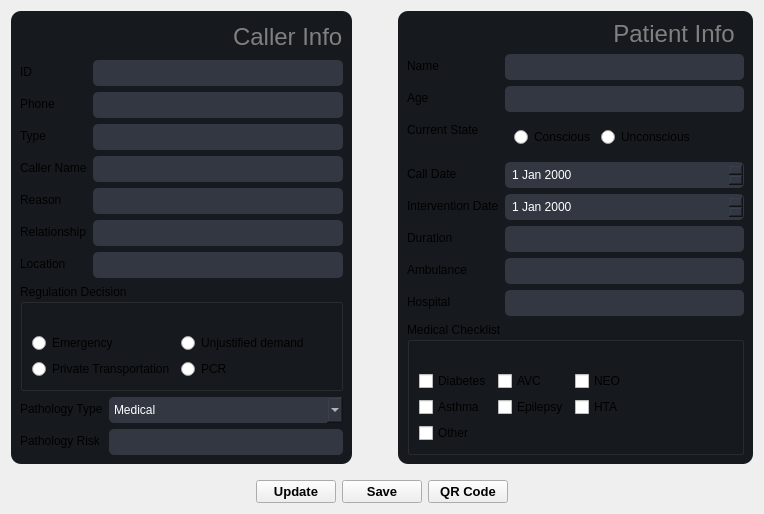
                     <widget class="QWidget" name="emergencyFormPage">
                      <property name="styleSheet">
                       <string notr="true">/* Button */
/* 
         QPushButton {
          color: #fff;
          background-color: rgb(31, 35, 42);
          border-radius: 10px;
          padding: 5px 10px;
          text-align: center;
          border: none;
          }
          QPushButton {
          color: #fff;
          background-color: rgb(31, 35, 42);
          border-radius: 10px;
          padding: 5px 10px;
          text-align: center;
          border: none;
          }
          QPlainTextEdit {
          background-color: rgb(50, 55, 66);
          border: none;
          border-radius: 5px;
          color: #fff;
          padding: 5px;
          }


          QPushButton:hover {
          background-color: rgb(50, 55, 66);
          }
*/
          /* Line Edit */
          QLineEdit {
          background-color: rgb(50, 55, 66);
          border: none;
          border-radius: 5px;
          color: #fff;
          padding: 5px;
          }

          /* Spin Box */
          QSpinBox {
          background-color: rgb(50, 55, 66);
          border: none;
          border-radius: 5px;
          color: #fff;
          padding: 5px;
          }

          /* Combo Box */
          QComboBox {
          background-color: rgb(50, 55, 66);
          border: none;
          border-radius: 5px;
          color: #fff;
          padding: 5px;
          min-width: 6em;
          }

          QComboBox:editable {
          background-color: rgb(50, 55, 66);
          }
          /* Date Edit */
          QDateEdit {
          background-color: rgb(50, 55, 66);
          border: none;
          border-radius: 5px;
          color: #fff;
          padding: 5px;
          }

          QDateEdit::drop-down {
          background-color: rgb(31, 35, 42);
          border: none;
          subcontrol-origin: padding;
          subcontrol-position: top right;
          width: 20px;
          }

          QDateEdit::down-arrow {
          image: url(&quot;path/to/arrow/down.png&quot;);
          width: 20px;
          height: 20px;
          }


QWidget#emergencyPatientInfoWidget, QWidget#emergencyCallerInfoWidget  {
		 background-color: #16191d ;
        border-radius: 10px ;
}</string>
                      </property>
                      <layout class="QVBoxLayout" name="verticalLayout_26">
                       <item>
                        <layout class="QHBoxLayout" name="emergencyFormHorizontalLayout">
                         <item>
                          <layout class="QVBoxLayout" name="emergencyCallerInfoVerticalLayout">
                           <item>
                            <widget class="QWidget" name="emergencyCallerInfoWidget" native="true">
                             <property name="styleSheet">
                              <string notr="true"/>
                             </property>
                             <layout class="QVBoxLayout" name="verticalLayout_29">
                              <item>
                               <widget class="QLabel" name="emergencyCallerInfoLabel">
                                <property name="styleSheet">
                                 <string notr="true">#emergencyCallerInfoLabel {
  font-size: 24px;
  color: gray;
}</string>
                                </property>
                                <property name="text">
                                 <string>                                Caller Info</string>
                                </property>
                               </widget>
                              </item>
                              <item>
                               <layout class="QFormLayout" name="emergencyCallerBasicInfoForm">
                                <item row="0" column="0">
                                 <widget class="QLabel" name="emergencyIDLabel">
                                  <property name="text">
                                   <string>ID</string>
                                  </property>
                                 </widget>
                                </item>
                                <item row="0" column="1">
                                 <widget class="QLineEdit" name="emergencyIDLineEdit"/>
                                </item>
                                <item row="1" column="0">
                                 <widget class="QLabel" name="emergencyPhoneLabel">
                                  <property name="text">
                                   <string>Phone</string>
                                  </property>
                                 </widget>
                                </item>
                                <item row="1" column="1">
                                 <widget class="QLineEdit" name="emergencyPhoneLineEdit"/>
                                </item>
                                <item row="2" column="0">
                                 <widget class="QLabel" name="emergencyTypeLabel">
                                  <property name="text">
                                   <string>Type</string>
                                  </property>
                                 </widget>
                                </item>
                                <item row="2" column="1">
                                 <widget class="QLineEdit" name="emergencyTypeLineEdit"/>
                                </item>
                                <item row="3" column="0">
                                 <widget class="QLabel" name="emergencyCallerNameLabel">
                                  <property name="text">
                                   <string>Caller Name</string>
                                  </property>
                                 </widget>
                                </item>
                                <item row="4" column="0">
                                 <widget class="QLabel" name="emergencyReasonLabel">
                                  <property name="text">
                                   <string>Reason</string>
                                  </property>
                                 </widget>
                                </item>
                                <item row="4" column="1">
                                 <widget class="QLineEdit" name="emergencyReasonLineEdit"/>
                                </item>
                                <item row="5" column="0">
                                 <widget class="QLabel" name="emergencyRelationshipLabel">
                                  <property name="text">
                                   <string>Relationship</string>
                                  </property>
                                 </widget>
                                </item>
                                <item row="5" column="1">
                                 <widget class="QLineEdit" name="emergencyRelationshipLineEdit"/>
                                </item>
                                <item row="6" column="0">
                                 <widget class="QLabel" name="emergencyLocationLabel">
                                  <property name="text">
                                   <string>Location</string>
                                  </property>
                                 </widget>
                                </item>
                                <item row="6" column="1">
                                 <widget class="QLineEdit" name="emergencyLocationLineEdit"/>
                                </item>
                                <item row="3" column="1">
                                 <widget class="QLineEdit" name="emergencyCallerNameLineEdit"/>
                                </item>
                               </layout>
                              </item>
                              <item>
                               <widget class="QGroupBox" name="emergencyRegulationgroupBox">
                                <property name="title">
                                 <string>Regulation Decision</string>
                                </property>
                                <layout class="QGridLayout" name="gridLayout">
                                 <item row="3" column="1">
                                  <widget class="QRadioButton" name="emergencyRegulationRadioUnjustifiedDemand">
                                   <property name="text">
                                    <string>Unjustified demand</string>
                                   </property>
                                   <attribute name="buttonGroup">
                                    <string notr="true">emergencyRegulationRadioButtonGroup</string>
                                   </attribute>
                                  </widget>
                                 </item>
                                 <item row="3" column="0">
                                  <widget class="QRadioButton" name="emergencyRegulationRadioEmergency">
                                   <property name="text">
                                    <string>Emergency</string>
                                   </property>
                                   <attribute name="buttonGroup">
                                    <string notr="true">emergencyRegulationRadioButtonGroup</string>
                                   </attribute>
                                  </widget>
                                 </item>
                                 <item row="4" column="0">
                                  <widget class="QRadioButton" name="emergencyRegulationRadioPrivateTransporation">
                                   <property name="text">
                                    <string>Private Transportation</string>
                                   </property>
                                   <attribute name="buttonGroup">
                                    <string notr="true">emergencyRegulationRadioButtonGroup</string>
                                   </attribute>
                                  </widget>
                                 </item>
                                 <item row="4" column="1">
                                  <widget class="QRadioButton" name="emergencyRegulationRadioPCR">
                                   <property name="text">
                                    <string>PCR</string>
                                   </property>
                                   <attribute name="buttonGroup">
                                    <string notr="true">emergencyRegulationRadioButtonGroup</string>
                                   </attribute>
                                  </widget>
                                 </item>
                                 <item row="0" column="1">
                                  <spacer name="horizontalSpacer_9">
                                   <property name="orientation">
                                    <enum>Qt::Horizontal</enum>
                                   </property>
                                   <property name="sizeHint" stdset="0">
                                    <size>
                                     <width>40</width>
                                     <height>20</height>
                                    </size>
                                   </property>
                                  </spacer>
                                 </item>
                                </layout>
                               </widget>
                              </item>
                              <item>
                               <layout class="QFormLayout" name="formLayout_6">
                                <item row="1" column="0">
                                 <widget class="QLabel" name="emergencyPathologyRiskLabel">
                                  <property name="text">
                                   <string>Pathology Risk</string>
                                  </property>
                                 </widget>
                                </item>
                                <item row="1" column="1">
                                 <widget class="QLineEdit" name="emergencyPathologyRiskLineEdit"/>
                                </item>
                                <item row="0" column="0">
                                 <widget class="QLabel" name="emergencyPathologyTypeLabel">
                                  <property name="text">
                                   <string>Pathology Type</string>
                                  </property>
                                 </widget>
                                </item>
                                <item row="0" column="1">
                                 <widget class="QComboBox" name="emergencyPathologyTypeComboBox">
                                  <item>
                                   <property name="text">
                                    <string>Medical</string>
                                   </property>
                                  </item>
                                  <item>
                                   <property name="text">
                                    <string>Surgery</string>
                                   </property>
                                  </item>
                                 </widget>
                                </item>
                               </layout>
                              </item>
                             </layout>
                            </widget>
                           </item>
                          </layout>
                         </item>
                         <item>
                          <spacer name="horizontalSpacer_6">
                           <property name="orientation">
                            <enum>Qt::Horizontal</enum>
                           </property>
                           <property name="sizeType">
                            <enum>QSizePolicy::Fixed</enum>
                           </property>
                           <property name="sizeHint" stdset="0">
                            <size>
                             <width>40</width>
                             <height>20</height>
                            </size>
                           </property>
                          </spacer>
                         </item>
                         <item>
                          <layout class="QVBoxLayout" name="emergencyPatientInfoVerticalLayout">
                           <item>
                            <widget class="QWidget" name="emergencyPatientInfoWidget" native="true">
                             <layout class="QVBoxLayout" name="verticalLayout_31">
                              <item>
                               <widget class="QLabel" name="emergencyPatientInfoLabel">
                                <property name="styleSheet">
                                 <string notr="true">#emergencyPatientInfoLabel {
  font-size: 24px;
  color: gray;
}</string>
                                </property>
                                <property name="text">
                                 <string>                               Patient Info</string>
                                </property>
                               </widget>
                              </item>
                              <item>
                               <layout class="QFormLayout" name="emergencyPatientInfoFormLayout">
                                <item row="0" column="0">
                                 <widget class="QLabel" name="emergencyPatientNameLabel">
                                  <property name="text">
                                   <string>Name</string>
                                  </property>
                                 </widget>
                                </item>
                                <item row="0" column="1">
                                 <widget class="QLineEdit" name="emergencyPatientNameLineEdit"/>
                                </item>
                                <item row="1" column="0">
                                 <widget class="QLabel" name="emergencyPatientAgeLabel">
                                  <property name="text">
                                   <string>Age</string>
                                  </property>
                                 </widget>
                                </item>
                                <item row="1" column="1">
                                 <widget class="QLineEdit" name="emergencyPatientAgeLineEdit"/>
                                </item>
                                <item row="2" column="0">
                                 <widget class="QLabel" name="emergencyPatientCurrentState">
                                  <property name="text">
                                   <string>Current State</string>
                                  </property>
                                 </widget>
                                </item>
                                <item row="2" column="1">
                                 <layout class="QHBoxLayout" name="emergencyPatientRadioCurrentStateLayout">
                                  <item>
                                   <widget class="QWidget" name="emergencyPatientStateWidget" native="true">
                                    <layout class="QHBoxLayout" name="horizontalLayout_74">
                                     <item>
                                      <widget class="QRadioButton" name="emergencyPatientConsciousRadioButton">
                                       <property name="text">
                                        <string>Conscious</string>
                                       </property>
                                       <attribute name="buttonGroup">
                                        <string notr="true">emergencyPatientStateButtonGroup</string>
                                       </attribute>
                                      </widget>
                                     </item>
                                     <item>
                                      <widget class="QRadioButton" name="emergencyPatientUnconsciousRadioButton">
                                       <property name="text">
                                        <string>Unconscious</string>
                                       </property>
                                       <attribute name="buttonGroup">
                                        <string notr="true">emergencyPatientStateButtonGroup</string>
                                       </attribute>
                                      </widget>
                                     </item>
                                     <item>
                                      <spacer name="horizontalSpacer_5">
                                       <property name="orientation">
                                        <enum>Qt::Horizontal</enum>
                                       </property>
                                       <property name="sizeHint" stdset="0">
                                        <size>
                                         <width>40</width>
                                         <height>20</height>
                                        </size>
                                       </property>
                                      </spacer>
                                     </item>
                                    </layout>
                                   </widget>
                                  </item>
                                 </layout>
                                </item>
                                <item row="3" column="0">
                                 <widget class="QLabel" name="emergencyPatientCallDateLabel">
                                  <property name="text">
                                   <string>Call Date</string>
                                  </property>
                                 </widget>
                                </item>
                                <item row="3" column="1">
                                 <widget class="QDateEdit" name="emergencyPatientCallDateEdit"/>
                                </item>
                                <item row="4" column="0">
                                 <widget class="QLabel" name="emergencyPatientInterventionDateLabel">
                                  <property name="text">
                                   <string>Intervention Date</string>
                                  </property>
                                 </widget>
                                </item>
                                <item row="4" column="1">
                                 <widget class="QDateEdit" name="emergencyPatientInterventionDateEdit"/>
                                </item>
                                <item row="5" column="0">
                                 <widget class="QLabel" name="emergencyPatientDurationLabel">
                                  <property name="text">
                                   <string>Duration</string>
                                  </property>
                                 </widget>
                                </item>
                                <item row="5" column="1">
                                 <widget class="QLineEdit" name="emergencyPatientDurationLineEdit"/>
                                </item>
                                <item row="6" column="0">
                                 <widget class="QLabel" name="emergencyPatientAmbulanceLabel">
                                  <property name="text">
                                   <string>Ambulance</string>
                                  </property>
                                 </widget>
                                </item>
                                <item row="6" column="1">
                                 <widget class="QLineEdit" name="emergencyPatientAmbulanceLineEdit"/>
                                </item>
                                <item row="7" column="0">
                                 <widget class="QLabel" name="emergencyPatientHospitalLabel">
                                  <property name="text">
                                   <string>Hospital</string>
                                  </property>
                                 </widget>
                                </item>
                                <item row="7" column="1">
                                 <widget class="QLineEdit" name="emergencyPatientHospitalLineEdit"/>
                                </item>
                               </layout>
                              </item>
                              <item>
                               <widget class="QGroupBox" name="emergencyMedicalChecklistGroupBox">
                                <property name="title">
                                 <string>Medical Checklist</string>
                                </property>
                                <layout class="QGridLayout" name="gridLayout_2">
                                 <item row="0" column="3">
                                  <spacer name="horizontalSpacer_10">
                                   <property name="orientation">
                                    <enum>Qt::Horizontal</enum>
                                   </property>
                                   <property name="sizeHint" stdset="0">
                                    <size>
                                     <width>40</width>
                                     <height>20</height>
                                    </size>
                                   </property>
                                  </spacer>
                                 </item>
                                 <item row="1" column="1">
                                  <widget class="QCheckBox" name="emergencyPatientMedicalConditionAVC">
                                   <property name="text">
                                    <string>AVC</string>
                                   </property>
                                  </widget>
                                 </item>
                                 <item row="1" column="0">
                                  <widget class="QCheckBox" name="emergencyPatientMedicalConditionDiabetes">
                                   <property name="text">
                                    <string>Diabetes</string>
                                   </property>
                                  </widget>
                                 </item>
                                 <item row="2" column="0">
                                  <widget class="QCheckBox" name="emergencyPatientMedicalConditionAsthma">
                                   <property name="text">
                                    <string>Asthma</string>
                                   </property>
                                  </widget>
                                 </item>
                                 <item row="1" column="2">
                                  <widget class="QCheckBox" name="emergencyPatientMedicalConditionNEO">
                                   <property name="text">
                                    <string>NEO</string>
                                   </property>
                                  </widget>
                                 </item>
                                 <item row="2" column="1">
                                  <widget class="QCheckBox" name="emergencyPatientMedicalConditionEpilepsy">
                                   <property name="text">
                                    <string>Epilepsy</string>
                                   </property>
                                  </widget>
                                 </item>
                                 <item row="2" column="2">
                                  <widget class="QCheckBox" name="emergencyPatientMedicalConditionHTA">
                                   <property name="text">
                                    <string>HTA</string>
                                   </property>
                                  </widget>
                                 </item>
                                 <item row="3" column="0">
                                  <widget class="QCheckBox" name="emergencyPatientMedicalConditionOther">
                                   <property name="text">
                                    <string>Other</string>
                                   </property>
                                  </widget>
                                 </item>
                                </layout>
                               </widget>
                              </item>
                             </layout>
                            </widget>
                           </item>
                          </layout>
                         </item>
                        </layout>
                       </item>
                       <item>
                        <spacer name="verticalSpacer_3">
                         <property name="orientation">
                          <enum>Qt::Vertical</enum>
                         </property>
                         <property name="sizeType">
                          <enum>QSizePolicy::Fixed</enum>
                         </property>
                         <property name="sizeHint" stdset="0">
                          <size>
                           <width>20</width>
                           <height>10</height>
                          </size>
                         </property>
                        </spacer>
                       </item>
                       <item>
                        <layout class="QHBoxLayout" name="emergencyFormButtonLayout">
                         <property name="sizeConstraint">
                          <enum>QLayout::SetDefaultConstraint</enum>
                         </property>
                         <item>
                          <spacer name="horizontalSpacer_4">
                           <property name="orientation">
                            <enum>Qt::Horizontal</enum>
                           </property>
                           <property name="sizeHint" stdset="0">
                            <size>
                             <width>40</width>
                             <height>20</height>
                            </size>
                           </property>
                          </spacer>
                         </item>
                         <item>
                          <widget class="QPushButton" name="emergencyUpdateButton">
                           <property name="font">
                            <font>
                             <pointsize>10</pointsize>
                             <bold>true</bold>
                            </font>
                           </property>
                           <property name="text">
                            <string>Update</string>
                           </property>
                          </widget>
                         </item>
                         <item>
                          <widget class="QPushButton" name="emergencySaveButton">
                           <property name="font">
                            <font>
                             <pointsize>10</pointsize>
                             <bold>true</bold>
                            </font>
                           </property>
                           <property name="text">
                            <string>Save</string>
                           </property>
                          </widget>
                         </item>
                         <item>
                          <widget class="QPushButton" name="emergencyQRButton">
                           <property name="font">
                            <font>
                             <pointsize>10</pointsize>
                             <bold>true</bold>
                            </font>
                           </property>
                           <property name="text">
                            <string>QR Code</string>
                           </property>
                          </widget>
                         </item>
                         <item>
                          <spacer name="horizontalSpacer_3">
                           <property name="orientation">
                            <enum>Qt::Horizontal</enum>
                           </property>
                           <property name="sizeHint" stdset="0">
                            <size>
                             <width>40</width>
                             <height>20</height>
                            </size>
                           </property>
                          </spacer>
                         </item>
                        </layout>
                       </item>
                      </layout>
                     </widget>
